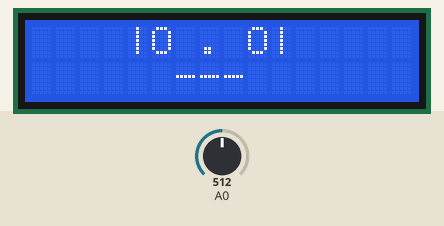
Bench run of a sketch on a simulated Arduino Uno, built with avr-gcc and run on an emulated ATmega328P. Parts: 16×2 character LCD. Inputs (shaded band) come from the test bench; at power-on: A0 = 512.

Above: at 4.5 s.
4.6 s: A0 set to 610
At 6.1 s:
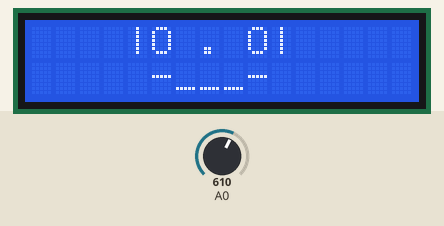
12.3 s: A0 set to 590
At 14.1 s:
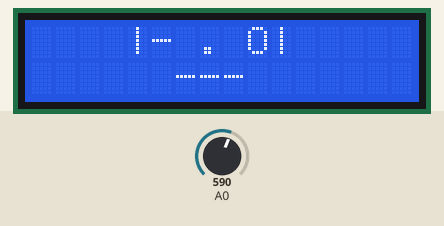
21.2 s: A0 set to 416
25.9 s: A0 set to 390
At 28.3 s:
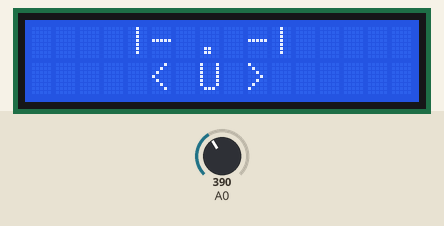
33.2 s: A0 set to 190
At 36.7 s:
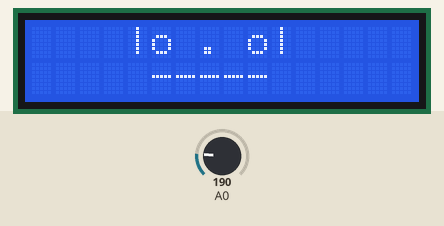
42.1 s: A0 set to 210
At 44.3 s:
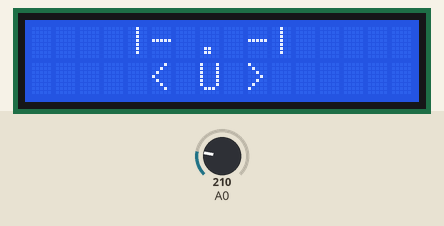
Timing chart, 0 to 45.8 s (numbered marks = the images above; inputs shaded):
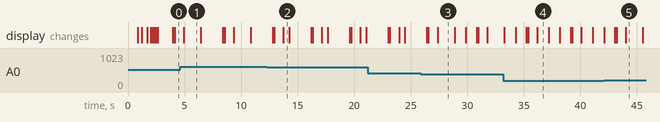

The sketch:

ROBO2020.ino
```cpp
//#include <Wire.h>
//#include <LiquidCrystal_I2C.h>
//LiquidCrystal_I2C lcd(0x27,20,4); // set the LCD address to 0x27 for a 16 chars and 2 line display
#include <LiquidCrystal.h>
LiquidCrystal lcd(8,9,4,5,6,7);

void setup()
{
// lcd.init(); // initialize the lcd
// lcd.init();
// Print a message to the LCD.
// lcd.backlight();
lcd.begin(16, 2);
//acordando
  olhos_fechados();
 //bocejo
  boca_fechada();
  delay(800);
  boca_semiaberta();
  delay(350);
  boca_aberta();
  delay(500);
  boca_fechada();
  delay(300);
  // piscar os olhos parar acordar
  olhos_abertos();
  delay(150);
  olhos_fechados();
  delay(150);
  olhos_abertos();
  delay(150);
  olhos_fechados();
  delay(150);
  olhos_abertos();
delay(400);//200
}
//funções
void olhos_abertos(){
  lcd.setCursor(4,0);// 5
  lcd.print("|O . O|");
}
void olhos_fechados(){
  lcd.setCursor(4,0);// 5
  lcd.print("|- . -|");
}

void boca_aberta(){

  lcd.setCursor(6,1);// 7
  lcd.print(" O ");

}
void boca_fechada(){
  lcd.setCursor(4,0);// 5
  lcd.setCursor(6,1);// 7
  lcd.print("---");
}
void boca_semiaberta(){
  lcd.setCursor(6,1);// 7
  lcd.print("( )");
}

void smile(){
  lcd.setCursor(5,1);// 5
  lcd.print("-___-");
  delay(1500);
  lcd.clear();
}
void piscar(){
  delay(150);
  olhos_fechados();
  delay(150);
  olhos_abertos();
}
void piscar_l(){
  lcd.setCursor(4,0);// 5
  lcd.print("|- . O|");
  delay(500);
  olhos_abertos();
}
void piscar_r(){
  lcd.setCursor(4,0);// 5
  lcd.print("|O . -|");
  delay(500);
  olhos_abertos();
}
void lingua(){
  olhos_fechados();
  lcd.setCursor(5,1);// 5
  lcd.print("< U >");
  delay(1500);
  lcd.setCursor(5,1);// 5
  lcd.print(" --- ");
}
void bolado(){
  lcd.setCursor(4,0);// 5
  lcd.print("|o . o|");
  lcd.setCursor(5,1);// 7
  lcd.print("-----");
  delay(1000);
  lcd.setCursor(5,1);// 7
  lcd.print(" --- ");

}

void loop()
{
//default mode
olhos_abertos();
boca_fechada();
delay(800);
piscar();
delay(800);
// CHAMAR AS FUNÇÕES
int x;
x = analogRead (0);
//RIGHT
  if (x < 60) {
    piscar_r();
  }
  //UP
  else if (x < 200) {
    bolado();
  }
  //DOWN
  else if (x < 400){
    lingua();
  }
  //LEFT
  else if (x < 600){
    piscar_l();
  }
  //SELECT
  else if (x < 800){
    smile();
    olhos_abertos();
    boca_fechada();
  }


delay(1000);
}
```

Measured:
- the behaviour switches between 400 and 399 on A0 (found by bisection; images 2 and 3)
- after the input at 4.6 s, the display: changes after 0.33 s (image 1)
- after the input at 12.3 s, the display: first differs from a run without the input after 1.4 s (image 2)
- after the input at 25.9 s, the display: first differs from a run without the input after 1.5 s (image 3)
- after the input at 33.2 s, the display: first differs from a run without the input after 3.0 s (image 4)
- after the input at 42.1 s, the display: first differs from a run without the input after 1.9 s (image 5)
- what the display in image 1 shows lasts 1.5 s, from 4.9 s to 6.4 s
